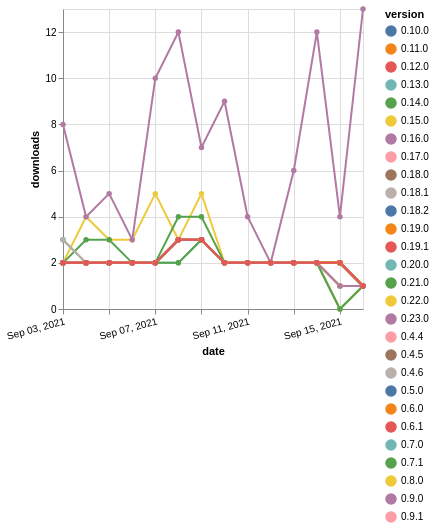

This figure's Vega-Lite source:
### Vega-Lite specification from a JSON file in a GitHub repository (floating-point values rounded to 4 significant figures; data arrays with more than 128 entries replaced by an {"elided": "..."} marker saying what was removed)
{"$schema": "https://vega.github.io/schema/vega-lite/v5.json", "description": "A simple bar chart with embedded data.", "data": {"values": {"elided": "392 records"}}, "width": "container", "mark": {"type": "line", "point": {"filled": true}}, "encoding": {"x": {"field": "date", "type": "temporal", "timeUnit": "yearmonthdate", "title": "date", "axis": {"labelAngle": -15}}, "y": {"field": "delta", "type": "quantitative", "title": "downloads"}, "color": {"field": "version", "type": "nominal"}, "tooltip": {"field": "delta"}}}
